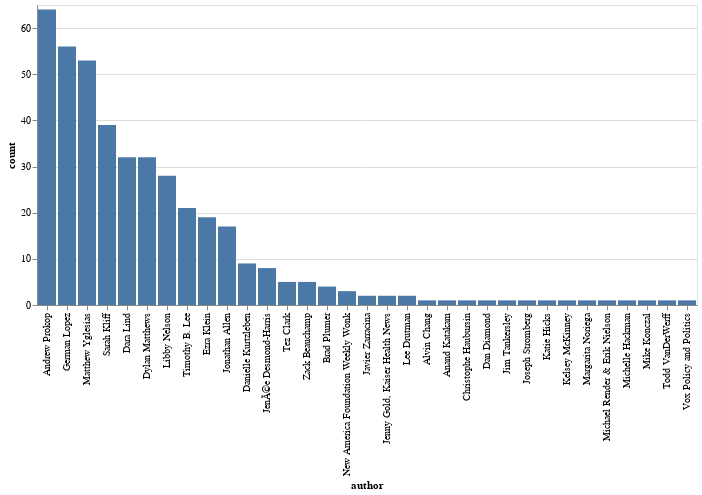

This figure's notebook cell:
### Markdown cell above
## Trend

### Code cell
''' distribution of authors'''
author_count = processed.groupby('author').size().reset_index(name='count')

alt.Chart(author_count).mark_bar().encode(
    x = alt.X('author:N',  sort='-y'),
    y = alt.Y('count:Q'),
)

### Figure 1 — Vega-Lite specification as saved in the notebook (floating-point values rounded to 4 significant figures)
{"config": {"view": {"continuousWidth": 400, "continuousHeight": 300}}, "data": {"name": "data-2710d5871da0b94fae970e77eeee57d9"}, "mark": "bar", "encoding": {"x": {"type": "nominal", "field": "author", "sort": "-y"}, "y": {"type": "quantitative", "field": "count"}}, "$schema": "https://vega.github.io/schema/vega-lite/v4.0.2.json", "datasets": {"data-2710d5871da0b94fae970e77eeee57d9": [{"author": "Alvin Chang", "count": 1}, {"author": "Anand Katakam", "count": 1}, {"author": "Andrew Prokop", "count": 64}, {"author": "Brad Plumer", "count": 4}, {"author": "Christophe Haubursin", "count": 1}, {"author": "Dan Diamond", "count": 1}, {"author": "Danielle Kurtzleben", "count": 9}, {"author": "Dara Lind", "count": 32}, {"author": "Dylan Matthews", "count": 32}, {"author": "Ezra Klein", "count": 19}, {"author": "German Lopez", "count": 56}, {"author": "Javier Zarracina", "count": 2}, {"author": "Jenny Gold, Kaiser Health News", "count": 2}, {"author": "JenÃ©e Desmond-Harris", "count": 8}, {"author": "Jim Tankersley", "count": 1}, {"author": "Jonathan Allen", "count": 17}, {"author": "Joseph Stromberg", "count": 1}, {"author": "Katie Hicks", "count": 1}, {"author": "Kelsey McKinney", "count": 1}, {"author": "Lee Drutman", "count": 2}, {"author": "Libby Nelson", "count": 28}, {"author": "Margarita Noriega", "count": 1}, {"author": "Matthew Yglesias", "count": 53}, {"author": "Michael Render & Erik Nielson ", "count": 1}, {"author": "Michelle Hackman", "count": 1}, {"author": "Mike Konczal", "count": 1}, {"author": "New America Foundation Weekly Wonk", "count": 3}, {"author": "Sarah Kliff", "count": 39}, {"author": "Tez Clark", "count": 5}, {"author": "Timothy B. Lee", "count": 21}, {"author": "Todd VanDerWerff", "count": 1}, {"author": "Vox Policy and Politics", "count": 1}, {"author": "Zack Beauchamp", "count": 5}]}}
